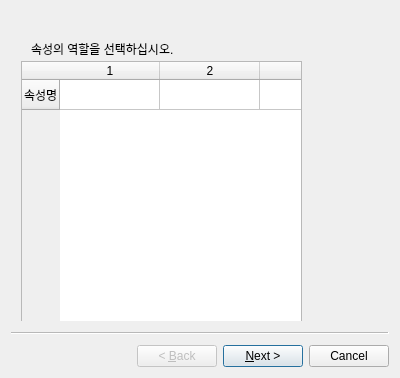
<?xml version="1.0" encoding="UTF-8"?>
<ui version="4.0">
 <class>Wizard</class>
 <widget class="QWizard" name="Wizard">
  <property name="geometry">
   <rect>
    <x>0</x>
    <y>0</y>
    <width>400</width>
    <height>378</height>
   </rect>
  </property>
  <property name="windowTitle">
   <string>가져오기</string>
  </property>
  <widget class="QWizardPage" name="wizardPage1">
   <widget class="QLabel" name="label">
    <property name="geometry">
     <rect>
      <x>20</x>
      <y>30</y>
      <width>281</width>
      <height>16</height>
     </rect>
    </property>
    <property name="text">
     <string>속성의 역할을 선택하십시오.</string>
    </property>
   </widget>
   <widget class="QTableWidget" name="tableWidget">
    <property name="geometry">
     <rect>
      <x>10</x>
      <y>50</y>
      <width>281</width>
      <height>281</height>
     </rect>
    </property>
    <property name="columnCount">
     <number>3</number>
    </property>
    <row>
     <property name="text">
      <string>속성명</string>
     </property>
    </row>
    <column/>
    <column/>
    <column/>
   </widget>
  </widget>
  <widget class="QWizardPage" name="wizardPage2"/>
 </widget>
 <resources/>
 <connections/>
</ui>
